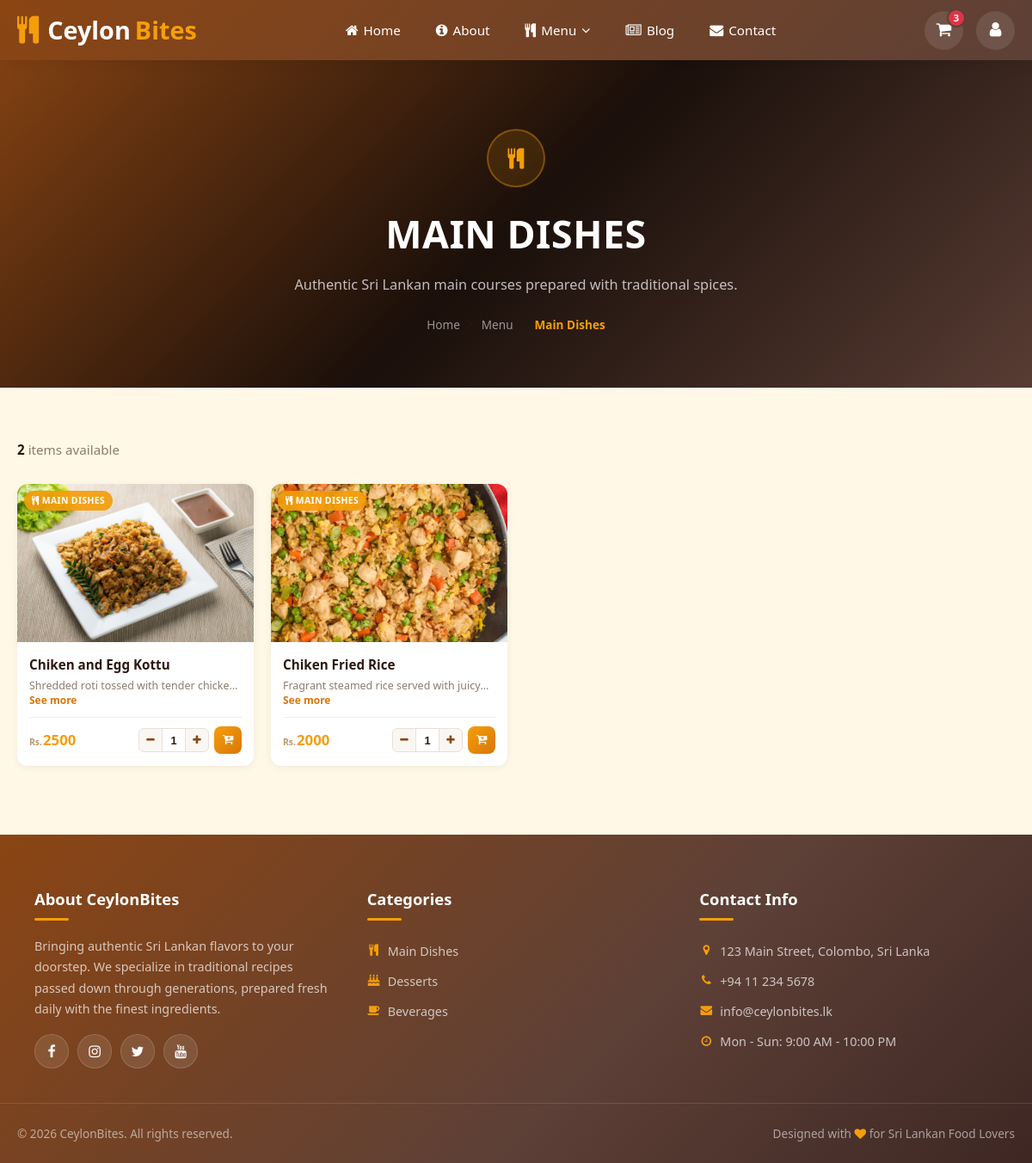
The app's page /category.php?category=main (signed in) with its own data.
### tables this page shows
CREATE TABLE `products` (
  `id` int(100) NOT NULL,
  `name` varchar(100) NOT NULL,
  `category` varchar(100) NOT NULL,
  `description` varchar(250) NOT NULL,
  `price` int(10) NOT NULL,
  `image` varchar(100) NOT NULL
);

### category.php (the view, shortened to what this page needs)
<!DOCTYPE html>
<html lang="en">
<head>
   <link rel="stylesheet" href="https://cdnjs.cloudflare.com/ajax/libs/font-awesome/4.7.0/css/font-awesome.css" />
   <link rel="stylesheet" href="css/navbar.css">
   <link rel="stylesheet" href="css/style.css">
   <link rel="stylesheet" href="css/home-style.css">
   <link rel="stylesheet" href="css/pages-style.css">
   <link rel="stylesheet" href="css/category.css">
</head>
<body>
<?php include 'user_header.php'; ?>
<?php
   $category = isset($_GET['category']) ? $_GET['category'] : '';
   $category_title_map = [
      'main' => 'Main Dishes',
      'desserts' => 'Desserts',
      'beverages' => 'Beverages',
   ];
   $heading = isset($category_title_map[$category]) ? $category_title_map[$category] : ucfirst($category ?: 'Menu');
   $category_icons = [
      'main' => 'fa-cutlery',
      'desserts' => 'fa-birthday-cake',
      'beverages' => 'fa-coffee',
   ];
   $cat_icon = isset($category_icons[$category]) ? $category_icons[$category] : 'fa-cutlery';
   $category_desc = [
      'main' => 'Authentic Sri Lankan main courses prepared with traditional spices.',
      'desserts' => 'Handcrafted desserts made with love and the finest ingredients.',
      'beverages' => 'Traditional and modern beverages to refresh your day.',
   ];
   $cat_desc = isset($category_desc[$category]) ? $category_desc[$category] : 'Discover our delicious offerings.';
?>
<section class="ctg-hero">
   <div class="ctg-hero-overlay"></div>
   <div class="ctg-hero-inner">
      <span class="ctg-hero-badge"><i class="fa <?= $cat_icon; ?>"></i></span>
      <h1 class="ctg-hero-title"><?= htmlspecialchars($heading); ?></h1>
      <p class="ctg-hero-sub"><?= $cat_desc; ?></p>
      <nav class="ctg-breadcrumb">
         <a href="index.php">Home</a>
         <i class="fa fa-angle-right"></i>
         <a href="menu.php">Menu</a>
         <i class="fa fa-angle-right"></i>
         <span><?= htmlspecialchars($heading); ?></span>
      </nav>
   </div>
</section>
<section class="ctg-products">
   <div class="ctg-wrap">
      <?php
         $select_products = $conn->prepare("SELECT * FROM `products` WHERE category = ?");
         $select_products->execute([$category]);
         $product_count = $select_products->rowCount();
      ?>
      <div class="ctg-bar">
         <p class="ctg-bar-count"><strong><?= $product_count; ?></strong> item<?= $product_count !== 1 ? 's' : ''; ?> available</p>
      </div>
      <?php if($product_count > 0): ?>
      <div class="ctg-grid">
         <?php while($fp = $select_products->fetch(PDO::FETCH_ASSOC)): ?>
         <div class="ctg-card">
            <div class="ctg-card-img">
               <img src="uploaded_img/<?= $fp['image']; ?>" alt="<?= htmlspecialchars($fp['name']); ?>">
               <span class="ctg-card-cat"><i class="fa <?= $cat_icon; ?>"></i> <?= htmlspecialchars($heading); ?></span>
            </div>
            <div class="ctg-card-body">
               <h3 class="ctg-card-name"><?= htmlspecialchars($fp['name']); ?></h3>
               <p class="ctg-card-desc">
                  <span class="ctg-desc-text"><?= htmlspecialchars($fp['description']); ?></span>
                  <span class="ctg-see-more" onclick="ctgShowDesc('<?= htmlspecialchars(addslashes($fp['name']), ENT_QUOTES); ?>','<?= htmlspecialchars(addslashes($fp['description']), ENT_QUOTES); ?>')">See more</span>
               </p>
               <div class="ctg-card-bottom">
                  <div class="ctg-card-price"><small>Rs.</small><?= htmlspecialchars($fp['price']); ?></div>
                  <form action="" method="post" class="ctg-card-form">
                     <div class="ctg-qty-group">
                        <button type="button" class="ctg-qty-btn ctg-qty-minus" onclick="this.parentNode.querySelector('.ctg-qty-input').stepDown();"><i class="fa fa-minus"></i></button>
                        <input type="number" name="qty" class="ctg-qty-input" min="1" max="99" value="1">
                        <button type="button" class="ctg-qty-btn ctg-qty-plus" onclick="this.parentNode.querySelector('.ctg-qty-input').stepUp();"><i class="fa fa-plus"></i></button>
                     </div>
                     <button type="submit" name="add_to_cart" class="ctg-add-btn">
                        <i class="fa fa-cart-plus"></i>
                     </button>
                  </form>
               </div>
            </div>
         </div>
         <?php endwhile; ?>
      </div>
      <?php endif; ?>
   </div>
</section>
<?php include 'user_footer.php'; ?>
</body>
</html>

### css/navbar.css (style rules this page uses)
:root { --primary-orange: #F59E0B; --dark-brown: #5D4037; --primary-brown: #8B4513; --light-cream: #FFF8E7; --white: #ffffff; --text-dark: #2C1810; --shadow: rgba(0, 0, 0, 0.15); --transition: all 0.3s ease; }
* { margin: 0; padding: 0; box-sizing: border-box; }

### css/style.css (style rules this page uses)
*, *::before, *::after { box-sizing: border-box; }
:root { --primary-orange : #F59E0B; --primary-brown : #8B4513; --dark-brown : #5D4037; --light-cream : #FFF8E7; --text-dark : #2C1810; --white : #ffffff; --shadow-sm : 0 2px 8px rgba(0,0,0,.10); --shadow-md : 0 6px 20px rgba(0,0,0,.14); --radius : 12px; --transition : all 0.3s ease; }
body { font-family: 'Segoe UI', Tahoma, Geneva, Verdana, sans-serif; background: var(--light-cream); color: var(--text-dark); line-height: 1.6; overflow-x: hidden; }
img { max-width: 100%; height: auto; display: block; }
a { text-decoration: none; }

### records on screen
products: image (picture), name "Chiken and Egg Kottu", description "Shredded roti tossed with tender…", price "2500"
products: image (picture), name "Chiken Fried Rice", description "Fragrant steamed rice served with…", price "2000"

### other values on screen
$total_cart_items "3"
$heading "MAIN DISHES"
$cat_desc "Authentic Sri Lankan main courses prepared with traditional spices."
$heading "Main Dishes"
$product_count "2"
